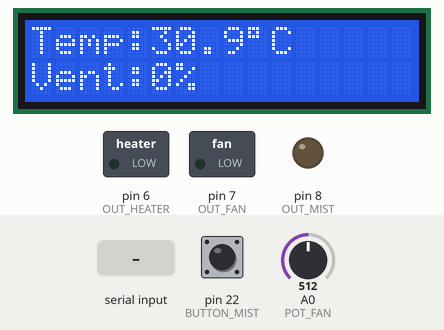
Recording of a sketch running on a simulated Arduino Mega 2560, built with avr-gcc and run on an emulated ATmega2560. On the bench: 16×2 character LCD, switched loads named in the sketch (green lamp = pin HIGH), output pins drawn as LEDs (lit = HIGH). The inputs (shaded band) are chosen by the test bench; at power-on: pin 22 (BUTTON_MIST) HIGH, A0 (POT_FAN) = 512. What the sketch prints to the serial monitor is not drawn.

Above: at 3.3 s.
3.4 s: pin 22 (BUTTON_MIST) pulled LOW for 0.15 s
At 4.0 s:
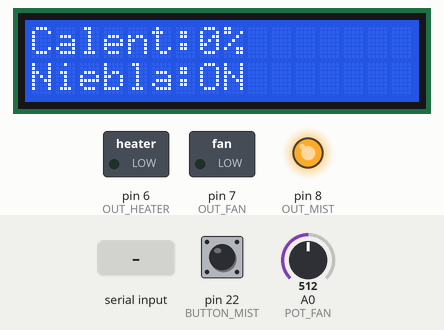
6.1 s: "POT FAN\n" received over Serial
At 6.4 s:
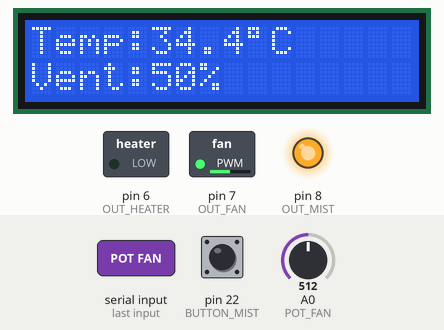
8.6 s: "FAN 90\n" received over Serial
At 9.0 s:
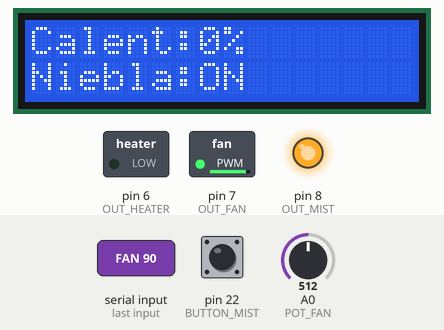
11.1 s: "HEATER 90\n" received over Serial
At 11.5 s:
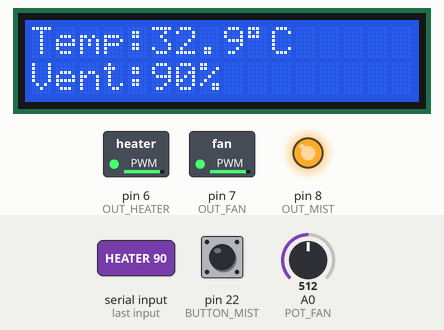
13.6 s: pin 22 (BUTTON_MIST) pulled LOW for 1 s
At 15.0 s:
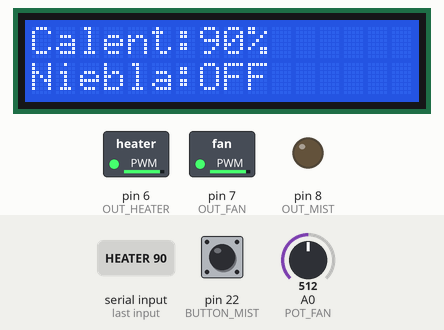
16.6 s: "FAN ,45\n" received over Serial
At 16.9 s:
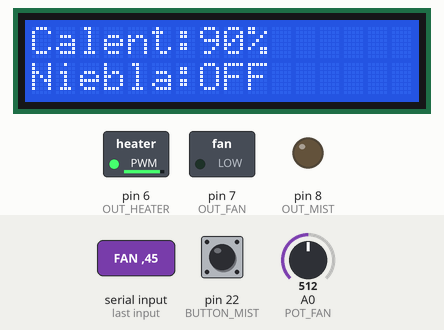
Timing chart, 0 to 19.6 s (numbered marks = the images above; inputs shaded):
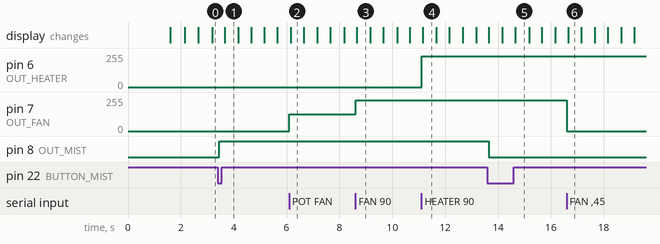

Measured:
- after the input at 3.4 s, pin 8 (OUT_MIST): LOW → HIGH after 0.05 s; the display: changes after 0.26 s (image 1)
- after the input at 6.1 s, pin 7 (OUT_FAN): 0/255 → 127/255 at once
- after the input at 8.6 s, pin 7 (OUT_FAN): 127/255 → 229/255 at once
- after the input at 11.1 s, pin 6 (OUT_HEATER): 0/255 → 229/255 at once
- after the input at 13.6 s, pin 8 (OUT_MIST): HIGH → LOW after 0.06 s; the display: first differs from a run without the input after 1.1 s (image 5)
- after the input at 16.6 s, pin 7 (OUT_FAN): 229/255 → 0/255 at once
- what the display in image 1 shows lasts 0.5 s, from 3.7 s to 4.2 s

The sketch:

sketch_nov2c.ino
```cpp
#include <Wire.h>
#include <LiquidCrystal_I2C.h>
#include <max6675.h>
#include <math.h>


const byte LCD_ADDRESS = 0x27;
const byte LCD_COLUMNS = 16;
const byte LCD_ROWS = 2;

const unsigned long SERIAL_BAUD = 9600;

const bool SIMULATE_TEMP = true;

const bool ENABLE_OUTPUTS = true;

// Potenciometros
const byte POT_FAN = A0;
const byte POT_HEATER = A1;

// Boton de niebla
const byte BUTTON_MIST = 22;

// MAX6675
const byte PIN_SCK = 52;
const byte PIN_CS = 53;
const byte PIN_SO = 50;

// Salidas
const byte OUT_HEATER = 6;
const byte OUT_FAN = 7;
const byte OUT_MIST = 8;


LiquidCrystal_I2C lcd(
  LCD_ADDRESS,
  LCD_COLUMNS,
  LCD_ROWS
);

MAX6675 thermocouple(
  PIN_SCK,
  PIN_CS,
  PIN_SO
);

float temperature = NAN;

int fanPercent = 0;
int heaterPercent = 0;

bool mistState = false;

// Control manual desde computadora
bool serialFanControl = true;
bool serialHeaterControl = true;

byte screenPage = 0;

unsigned long lastLCD = 0;
unsigned long lastSerial = 0;

const unsigned long LCD_INTERVAL = 500;
const unsigned long SERIAL_INTERVAL = 1000;

// Boton
bool lastButtonReading = HIGH;
bool stableButtonState = HIGH;

unsigned long lastDebounceTime = 0;
const unsigned long DEBOUNCE_TIME = 50;

void setup() {

  Serial.begin(SERIAL_BAUD);

  lcd.init();
  lcd.backlight();

  pinMode(POT_FAN, INPUT);
  pinMode(POT_HEATER, INPUT);

  pinMode(BUTTON_MIST, INPUT_PULLUP);

  pinMode(OUT_HEATER, OUTPUT);
  pinMode(OUT_FAN, OUTPUT);
  pinMode(OUT_MIST, OUTPUT);

  digitalWrite(OUT_HEATER, LOW);
  digitalWrite(OUT_FAN, LOW);
  digitalWrite(OUT_MIST, LOW);

  lcd.clear();
  lcd.setCursor(0, 0);
  lcd.print("AIR LAB SYSTEM");

  lcd.setCursor(0, 1);
  lcd.print("Iniciando...");

  delay(1500);

  lcd.clear();

  Serial.println();
  Serial.println("================================");
  Serial.println("       SISTEMA AIR LAB");
  Serial.println("================================");

  Serial.println("Arduino Mega 2560 conectado.");
  Serial.println("Sistema iniciado correctamente.");

  Serial.println(
    ENABLE_OUTPUTS ?
    "Salidas habilitadas." :
    "MODO SEGURO: salidas deshabilitadas."
  );

  Serial.println();
  printHelp();

}


void readTemperature() {

  if (SIMULATE_TEMP) {

    temperature = 25.0 +
      10.0 * sin(millis() / 5000.0);

  } else {

    temperature = thermocouple.readCelsius();

    if (isnan(temperature) ||
        temperature < 0 ||
        temperature > 1024) {

      temperature = NAN;

    }

  }

}


void readPotentiometers() {

  if (!serialFanControl) {

    int fanValue = analogRead(POT_FAN);

    fanPercent = map(
      fanValue, 0, 1023, 0, 100
    );

  }

  if (!serialHeaterControl) {

    int heaterValue = analogRead(POT_HEATER);

    heaterPercent = map(
      heaterValue, 0, 1023, 0, 100
    );

  }

}

void readMistButton() {

  bool reading = digitalRead(BUTTON_MIST);

  if (reading != lastButtonReading) {

    lastDebounceTime = millis();

  }

  if (millis() - lastDebounceTime > DEBOUNCE_TIME) {

    if (reading != stableButtonState) {

      stableButtonState = reading;

      if (stableButtonState == LOW) {

        mistState = !mistState;

        Serial.println(
          mistState ?
          "Niebla activada por boton." :
          "Niebla desactivada por boton."
        );

      }

    }

  }

  lastButtonReading = reading;

}


void controlOutputs() {

  if (!ENABLE_OUTPUTS) {

    digitalWrite(OUT_HEATER, LOW);
    digitalWrite(OUT_FAN, LOW);
    digitalWrite(OUT_MIST, LOW);

    return;

  }

  int fanPWM = map(
    fanPercent, 0, 100, 0, 255
  );

  int heaterPWM = map(
    heaterPercent, 0, 100, 0, 255
  );

  analogWrite(OUT_FAN, fanPWM);
  analogWrite(OUT_HEATER, heaterPWM);

  digitalWrite(
    OUT_MIST,
    mistState ? HIGH : LOW
  );

}


void printStatus() {

  Serial.println();
  Serial.println("========== AIR LAB ==========");

  Serial.print("Temperatura: ");

  if (isnan(temperature)) {

    Serial.println("ERROR DE SENSOR");

  } else {

    Serial.print(temperature, 2);
    Serial.println(" C");

  }

  Serial.print("Ventilador: ");
  Serial.print(fanPercent);
  Serial.println("%");

  Serial.print("Calentador: ");
  Serial.print(heaterPercent);
  Serial.println("%");

  Serial.print("Generador de niebla: ");
  Serial.println(mistState ? "ON" : "OFF");

  Serial.print("Salidas fisicas: ");
  Serial.println(
    ENABLE_OUTPUTS ? "HABILITADAS" : "DESHABILITADAS"
  );

  Serial.println("=============================");
  Serial.println();

}


void printHelp() {

  Serial.println("COMANDOS DISPONIBLES:");
  Serial.println();

  Serial.println("TEMP       - Consultar temperatura");
  Serial.println("STATUS     - Estado del sistema");

  Serial.println("FAN 0-100  - Controlar ventilador");
  Serial.println("HEATER 0-100 - Controlar calentador");

  Serial.println("MIST ON    - Activar niebla");
  Serial.println("MIST OFF   - Desactivar niebla");

  Serial.println("POT FAN    - Control ventilador por potenciometro");
  Serial.println("POT HEATER - Control calentador por potenciometro");

  Serial.println("HELP       - Mostrar comandos");

  Serial.println();
  Serial.println("Escribe un comando y presiona ENTER.");
  Serial.println();

}

void processCommand(String command) {

  command.trim();
  command.toUpperCase();

  if (command.length() == 0) {
    return;
  }

  if (command == "HELP") {

    printHelp();
    return;

  }

  if (command == "TEMP") {

    readTemperature();

    if (isnan(temperature)) {

      Serial.println("ERROR: revisar MAX6675.");

    } else {

      Serial.print("Temperatura: ");
      Serial.print(temperature, 2);
      Serial.println(" C");

    }

    return;

  }

  if (command == "STATUS") {

    printStatus();
    return;

  }

  if (command.startsWith("FAN ")) {

    int value = command.substring(4).toInt();

    if (value < 0 || value > 100) {

      Serial.println("Error: utiliza un valor de 0 a 100.");
      return;

    }

    fanPercent = value;
    serialFanControl = true;

    Serial.print("Ventilador configurado a: ");
    Serial.print(fanPercent);
    Serial.println("%");

    return;

  }

  if (command.startsWith("HEATER ")) {

    int value = command.substring(7).toInt();

    if (value < 0 || value > 100) {

      Serial.println("Error: utiliza un valor de 0 a 100.");
      return;

    }

    heaterPercent = value;
    serialHeaterControl = true;

    Serial.print("Calentador configurado a: ");
    Serial.print(heaterPercent);
    Serial.println("%");

    return;

  }

  if (command == "MIST ON") {

    mistState = true;

    Serial.println("Generador de niebla: ON");
    return;

  }

  if (command == "MIST OFF") {

    mistState = false;

    Serial.println("Generador de niebla: OFF");
    return;

  }

  if (command == "POT FAN") {

    serialFanControl = false;

    Serial.println("Ventilador controlado por potenciometro.");

    return;

  }

  if (command == "POT HEATER") {

    serialHeaterControl = false;

    Serial.println("Calentador controlado por potenciometro.");

    return;

  }

  Serial.println("Comando no reconocido. Escribe HELP.");

}


void readSerialCommands() {

  if (Serial.available() > 0) {

    String command = Serial.readStringUntil('\n');

    processCommand(command);

  }

}

void updateLCD() {

  lcd.clear();

  if (screenPage == 0) {

    lcd.setCursor(0, 0);
    lcd.print("Temp:");

    if (isnan(temperature)) {

      lcd.print(" ERROR");

    } else {

      lcd.print(temperature, 1);
      lcd.print((char)223);
      lcd.print("C");

    }

    lcd.setCursor(0, 1);

    lcd.print("Vent:");
    lcd.print(fanPercent);
    lcd.print("%");

  }

  else {

    lcd.setCursor(0, 0);

    lcd.print("Calent:");
    lcd.print(heaterPercent);
    lcd.print("%");

    lcd.setCursor(0, 1);

    lcd.print("Niebla:");
    lcd.print(mistState ? "ON" : "OFF");

  }

  screenPage = !screenPage;

}


void sendSerialData() {

  Serial.print("Temperatura:");

  if (isnan(temperature)) {

    Serial.print("ERROR");

  } else {

    Serial.print(temperature, 2);

  }

  Serial.print(" C | Ventilador:");
  Serial.print(fanPercent);
  Serial.print("% | Calentador:");
  Serial.print(heaterPercent);
  Serial.print("% | Niebla:");

  Serial.print(mistState ? "ON" : "OFF");

  Serial.print(" | Salidas:");

  Serial.println(
    ENABLE_OUTPUTS ? "HABILITADAS" : "DESHABILITADAS"
  );

}

void loop() {

  readSerialCommands();

  readPotentiometers();

  readTemperature();

  readMistButton();

  controlOutputs();

  if (millis() - lastLCD >= LCD_INTERVAL) {

    lastLCD = millis();

    updateLCD();

  }

  if (millis() - lastSerial >= SERIAL_INTERVAL) {

    lastSerial = millis();

    sendSerialData();

  }

}
```
